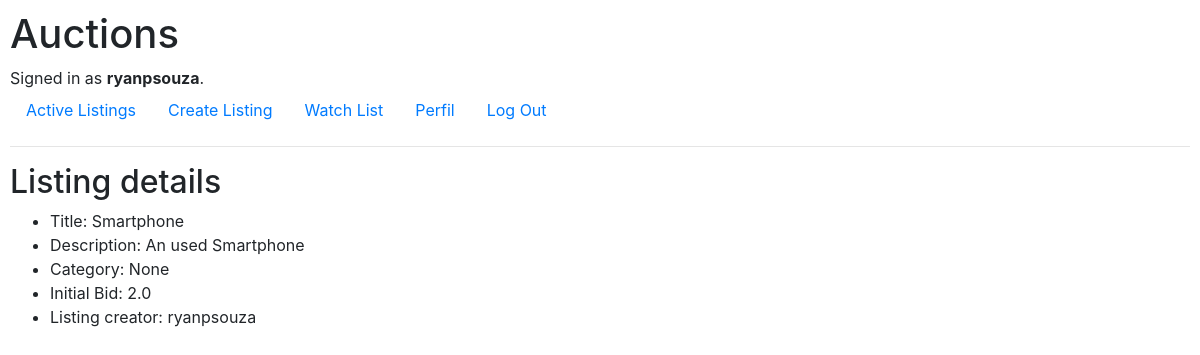
The page /listing/inactive/1 (signed in) on the database as committed earlier.
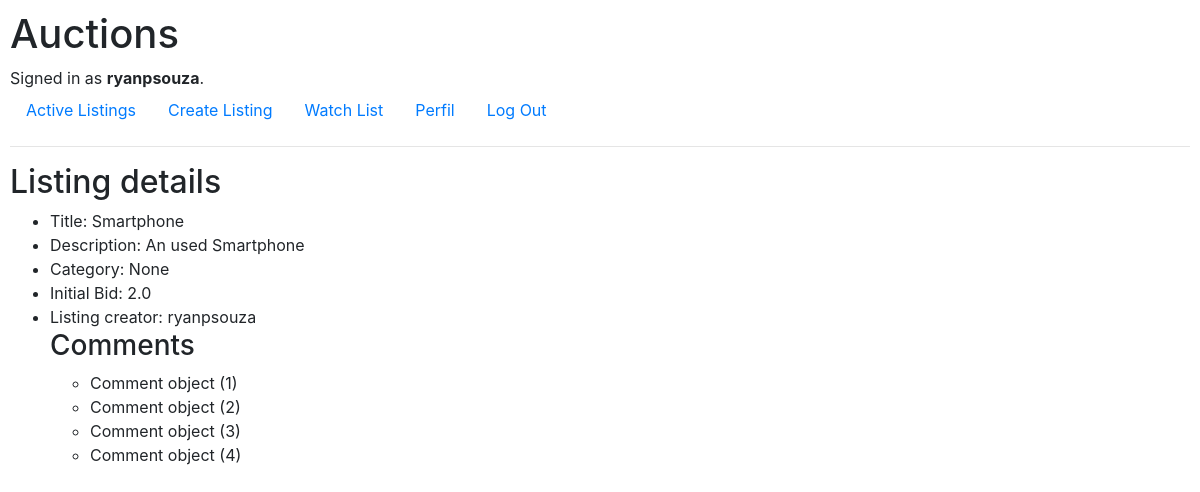
The same page on the database as committed later.
### auctions/models.py (models this page shows, shortened)
class User(AbstractUser):
    watch_list = models.ManyToManyField('Listing', blank=True, related_name="watchlisted_by")

class Listing(models.Model):
    title = models.CharField(max_length=64)
    description = models.TextField()
    initial_bid = models.FloatField()
    image_url = models.TextField(null=True, blank=True)
    category = models.CharField(max_length=64, null=True, blank=True)
    owner_user = models.ForeignKey(User, on_delete=models.CASCADE, related_name="listings")
    active = models.BooleanField(default=True)
    winner_bid = models.DecimalField(max_digits=12, blank=True, null=True, decimal_places=2)
    winner_user = models.ForeignKey(User, blank=True, null=True, related_name="listings_won", on_delete=models.SET_NULL)

class Comment(models.Model):
    message = models.TextField()
    user = models.ForeignKey(User, on_delete=models.CASCADE, related_name="comments")
    listing = models.ForeignKey(Listing, on_delete=models.CASCADE, related_name="comments")

### auctions/views.py (the view)
# urls.py: path("listing/inactive/<int:listing_id>", views.get_listing_inactive, name="get_listing_inactive"),
@login_required()
def get_listing_inactive(request, listing_id):
    listing = Listing.objects.get(pk=listing_id)
    verification_user = verify_owner_buyer(request, listing)
    if not verification_user:
        return render(request, "auctions/error.html", {
            "error" : "You dont have permission to do this"
        })
    return render(request, "auctions/listing-inactive-details.html", {
        "listing" : listing,
        "listing_winner" : listing.winner_user,
        "comments" : listing.comments.all()
    })

### auctions/views.py (called while the page is built)
def verify_owner_buyer(request, listing):
    user = request.user
    if user == listing.owner_user or user == listing.winner_user:
        return True
    return False

### auctions/templates/auctions/listing-inactive-details.html (shortened to what this page needs)
{% extends 'auctions/layout.html' %}
{% block body %}
    <h2>Listing details</h2>
    <ul>
        <li>Title: {{ listing.title }}</li>
        <li>Description: {{ listing.description }}</li>
        <li>Category: {{ listing.category }}</li>
        <li>Initial Bid: {{ listing.initial_bid }}</li>
        <li>Listing creator: {{ listing.owner_user }}</li>
        {% if comments %}
            <h3>Comments</h3>
            <ul>
            {% for comment in comments %}
                <li>{{ comment }}</li>
            {% endfor %}
            </ul>
        {% endif %}
    </ul>
{% endblock %}

### auctions/templates/auctions/layout.html (shortened to what this page needs)
{% load static %}
<!DOCTYPE html>
<html lang="en">
    <head>
        <link rel="stylesheet" href="https://stackpath.bootstrapcdn.com/bootstrap/4.4.1/css/bootstrap.min.css">
        <link href="{% static 'auctions/styles.css' %}" rel="stylesheet">
    </head>
    <body>
        <h1>Auctions</h1>
        <div>
            {% if request.user.is_authenticated %}
                Signed in as <strong>{{ request.user.username }}</strong>.
            {% else %}
                Not signed in.
            {% endif %}
        </div>
        <ul class="nav">
            <li class="nav-item">
                <a class="nav-link" href="{% url 'index' %}">Active Listings</a>
            </li>
            {% if request.user.is_authenticated %}
                <li>
                <a class="nav-link" href="{% url 'create_announce' %}">Create Listing</a>
                </li>
                <li>
                <a class="nav-link" href="{% url 'get_watchlist' %}">Watch List</a>
                </li>
                <li>
                <a class="nav-link" href="{% url 'get_user' request.user.id %}">Perfil</a>
                </li>
                <li class="nav-item">
                    <a class="nav-link" href="{% url 'logout' %}">Log Out</a>
                </li>
            {% endif %}
        </ul>
        <hr>
        {% block body %}
        {% endblock %}
    </body>
</html>

### auctions/static/auctions/styles.css (style rules this page uses)
body { padding: 10px; }

Rows that differ between the two databases and show on the page:
added Comment: id "Comment object (1)"
added Comment: id "Comment object (2)"
added Comment: id "Comment object (3)"
added Comment: id "Comment object (4)"
Other text that changed with them:
text now shown: "Comments"
